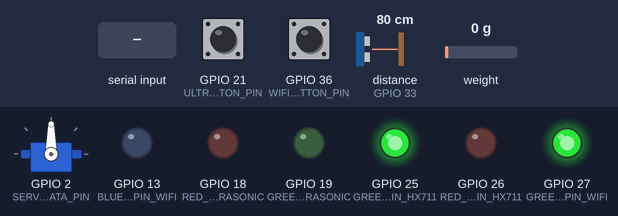
Bench run of a sketch on a simulated ESP32. Parts: servo, output pins drawn as LEDs (lit = HIGH). The test bench sets the inputs (shaded band); at power-on: GPIO 36 (WIFI_BUTTON_PIN) LOW, weight on the scale 0 g, GPIO 21 (ULTRASONIC_BUTTON_PIN) LOW, distance to the obstacle (sensor on GPIO 33) 80 cm. The echo pulse lasts 58.3 µs per cm; WiFi joins after 1.5 s; servers stay silent unless stated; the local clock reads 2024-03-15 10:24:30 at power-on unless the sketch sets it; storage starts empty; EEPROM starts erased; what the sketch prints to the serial monitor is not drawn.

Above: at 5.4 s.
5.5 s: GPIO 36 (WIFI_BUTTON_PIN) pulled HIGH for 1 s
At 5.68 s:
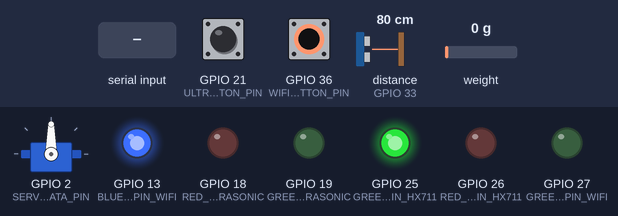
8.5 s: weight on the scale set to 100 g
At 9.7 s:
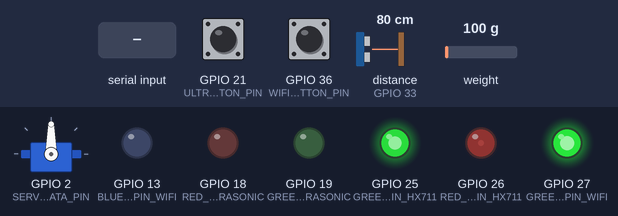
10.0 s: "t90\n" received over Serial
At 11.2 s:
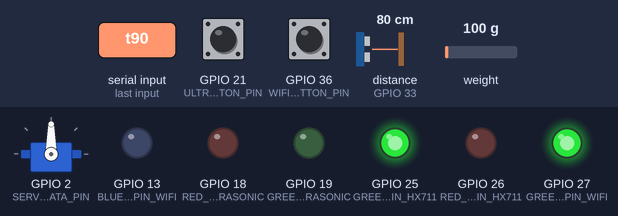
11.5 s: GPIO 21 (ULTRASONIC_BUTTON_PIN) pulled HIGH for 1 s
At 12.9 s:
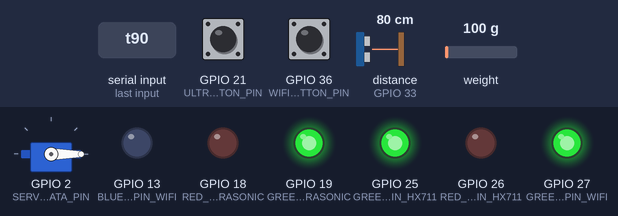
15.5 s: GPIO 36 (WIFI_BUTTON_PIN) pulled HIGH for 0.15 s
At 15.68 s:
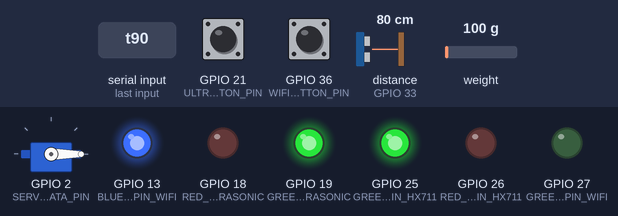
17.3 s: weight on the scale set to 1250 g
At 18.5 s:
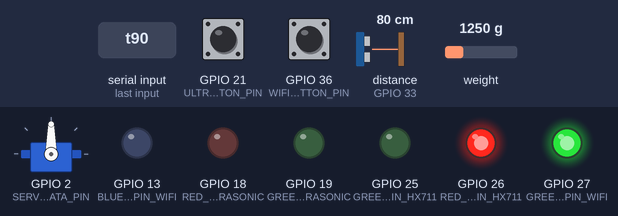
Timing chart, 0 to 19.8 s (numbered marks = the images above; inputs shaded):
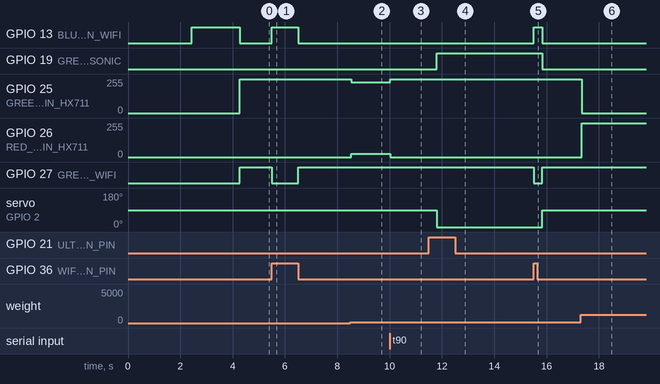

The sketch:

automated_trashcan.ino
```cpp
  /*/////////////////////////////////////////////////////////////////////////////
  Automated Trashcan with Weight Sensing and Notification System
  Team Name: [BSCPE 3B - Group 1] - BISU - Main Campus - Batch 2020-2024
  Description:
    This code is for an ESP32-based automated trashcan with weight sensing, proximity detection,
    and notification system. The device utilizes a load cell to measure the weight of the trashcan
    and a proximity sensor to detect the presence of a person approaching the trashcan. When the weight
    does not exceeds a preset threshold and a person is detected nearby, the trashcan automatically opens for
    a designated time period, allowing the person to dispose of the trash. Real-time notifications are
    sent to a designated user to indicate when the trashcan needs to be emptied or if any issues occur.
    The device connects to a WiFi network using WiFi Manager, providing a web portal for easy configuration
    of custom parameters. The configuration data is saved and loaded from a JSON file stored in the SPIFFS
    filesystem. The code is developed using the Arduino IDE and is compatible with ESP32 boards.

  Team Members:

      [Kenneth Harold Panis]
      [Hannah Mae Mascardo]
      [Daisy Marie Bernante]

  Date: [May 2023]
  https://github.com/Ephemerish/Automated-Trashcan-with-Weight-Sensing-and-Notification-System
  */////////////////////////////////////////////////////////////////////////////

  // Libraries
  #include <ESP32Servo.h>
  #include <NewPing.h>
  #include <HX711_ADC.h>
  #include <EEPROM.h>
  #include <WiFi.h>
  #include <FS.h>
  #include <SPIFFS.h>
  #include <WiFiManager.h>
  #include <ArduinoJson.h>
  #include <WiFiClientSecure.h>
  #include <UniversalTelegramBot.h>

  // Telegram BOT Token (Get from Botfather)
  #define BOT_TOKEN "6157153234:AAHFHKeJUN85OZk-eQGXanOQNe8TalouppQ"
  #define CHAT_ID "YOUR_TELEGRAM_CHAT_ID"
  // Wifi manager (Storage File Name)
  #define JSON_CONFIG_FILE "/test_config.json"

  void saveConfigFile();
  bool loadConfigFile();
  void saveConfigCallback();
  void configModeCallback(WiFiManager *myWiFiManager);

  // Pin Definitions
  const int ULTRASONIC_TRIGGER_PIN = 32;
  const int ULTRASONIC_ECHO_PIN = 33;
  const int ULTRASONIC_BUTTON_PIN = 21;
  const int BUTTON_TRIGGER_PIN = 5;
  const int HX711_DOUT_PIN = 17;
  const int HX711_SCK_PIN = 16;
  const int GREEN_LED_PIN_ULTRASONIC = 19;
  const int RED_LED_PIN_ULTRASONIC = 18;
  const int GREEN_LED_PIN_HX711 = 25;
  const int RED_LED_PIN_HX711 = 26;
  const int SERVO_DATA_PIN = 2;
  const int GREEN_LED_PIN_WIFI = 27;
  const int BLUE_LED_PIN_WIFI = 13;
  const int RED_LED_PIN_WIFI = 14;
  const int WIFI_BUTTON_PIN = 36;

  // Constants
  const int MAX_DISTANCE = 200; // centimeters
  const float WEIGHT_THRESHOLD = 1000.0; // grams
  const unsigned long INTERVAL_MS = 0; // milliseconds
  const int CALIBRATION_EEPROM_ADDRESS = 0;
  const unsigned long LONG_PRESS_THRESHOLD = 300; // milliseconds
  const int OPEN_SERVO_ANGLE = 0; // degrees
  const int CLOSE_SERVO_ANGLE = 90; // degrees
  const int timeout = 60; // seconds to run for

  // Variables
  char testString[50] = "Wala diri Wala didto";
  int testNumber = 420;
  unsigned long buttonPressStartTime = 0;
  unsigned long buttonReleaseTime = 0;
  unsigned long currentHX711Millis = 0;
  unsigned long previousHX711Millis = 0;
  float calibrationValue = 696.0;
  bool isULTRASONICRedLedOn = false;
  bool isButtonPressed = false;
  bool isLongPressActive = false;
  bool isReleaseActive = false;
  bool newDataReady = false;
  bool tareComplete = false;
  bool weightExceededThreshold = false;
  // Flag for saving WiFi Manager data
  bool shouldSaveConfig = true;
  // Change to true when testing to force configuration every time we run
  bool forceConfig = false;

  // Objects/Instances
  WiFiClientSecure secured_client;
  WiFiManager wm;
  Servo servoMotor;
  UniversalTelegramBot bot(BOT_TOKEN, secured_client);
  NewPing ultrasonicSensor(ULTRASONIC_TRIGGER_PIN, ULTRASONIC_ECHO_PIN, MAX_DISTANCE);
  HX711_ADC loadCell(HX711_DOUT_PIN, HX711_SCK_PIN);

  void setup() {
    Serial.begin(57600);
    // Initialize pins
    pinMode(RED_LED_PIN_ULTRASONIC, OUTPUT);
    pinMode(GREEN_LED_PIN_ULTRASONIC, OUTPUT);
    pinMode(RED_LED_PIN_HX711, OUTPUT);
    pinMode(GREEN_LED_PIN_HX711, OUTPUT);
    pinMode(BUTTON_TRIGGER_PIN, OUTPUT);
    pinMode(GREEN_LED_PIN_WIFI, OUTPUT);
    pinMode(BLUE_LED_PIN_WIFI, OUTPUT);
    pinMode(GREEN_LED_PIN_WIFI, OUTPUT);
    pinMode(ULTRASONIC_BUTTON_PIN, INPUT);
    pinMode(WIFI_BUTTON_PIN, INPUT);

    servoMotor.attach(SERVO_DATA_PIN, 500, 2500);

    // Initialize load cell
    loadCell.begin();
    #if defined(ESP8266) || defined(ESP32)
    EEPROM.begin(512);
    #endif
    EEPROM.get(CALIBRATION_EEPROM_ADDRESS, calibrationValue);
    unsigned long stabilizingTime = 2000;
    bool doTare = true;
    loadCell.start(stabilizingTime, doTare);

    // Check for tare timeout
    if (loadCell.getTareTimeoutFlag()) {
      Serial.println("Timeout, check MCU > HX711 wiring and pin designations");
      while (1);
    } else {
      loadCell.setCalFactor(calibrationValue);
      Serial.println("Startup is complete");
    }

    //WIFI MANAGER SETUP
    bool spiffsSetup = loadConfigFile();
    if (!spiffsSetup) {
      Serial.println(F("Forcing config mode as there is no saved config"));
      forceConfig = true;
    }
    // Explicitly set WiFi mode
    WiFi.mode(WIFI_STA);
    Serial.println("\n Wifi Setup");

    delay(10);

    digitalWrite(BLUE_LED_PIN_WIFI, false);
    digitalWrite(RED_LED_PIN_WIFI, false);
    digitalWrite(GREEN_LED_PIN_WIFI, false);
    digitalWrite(BLUE_LED_PIN_WIFI, true);

    // Reset settings (only for development)
    // wm.resetSettings();

    // set configportal timeout
    secured_client.setCACert(TELEGRAM_CERTIFICATE_ROOT); // Add root certificate for api.telegram.org
    wm.setConfigPortalTimeout(timeout);
    wm.setConnectTimeout(15);
    // Set config save notify callback
    wm.setSaveConfigCallback(saveConfigCallback);
    // Set callback that gets called when connecting to previous WiFi fails, and enters Access Point mode
    wm.setAPCallback(configModeCallback);
    // Custom elements
    // Text box (String) - 50 characters maximum
    WiFiManagerParameter custom_text_box("key_text", "Device Location", testString, 50);
    // Need to convert numerical input to string to display the default value.
    char convertedValue[6];
    sprintf(convertedValue, "%d", testNumber);
    // Text box (Number) - 7 characters maximum
    WiFiManagerParameter custom_text_box_num("key_num", "Identification Number", convertedValue, 7);
    // Add all defined parameters
    wm.addParameter(&custom_text_box);
    wm.addParameter(&custom_text_box_num);

    if (forceConfig)
    // Run if we need a configuration
    {
      if (!wm.startConfigPortal("Trash_Bin_AP", "password")) {
        digitalWrite(BLUE_LED_PIN_WIFI, false);
        digitalWrite(RED_LED_PIN_WIFI, true);
        Serial.println("failed to connect and hit timeout");
        delay(3000);
        // if we still have not connected restart and try all over again
        Serial.println("Restarting");
        ESP.restart();
        delay(5000);
      }
    } else {
      if (!wm.autoConnect("Trash_Bin_AP", "password")) {
        digitalWrite(BLUE_LED_PIN_WIFI, false);
        digitalWrite(RED_LED_PIN_WIFI, true);
        Serial.println("failed to connect and hit timeout");
        delay(3000);
        // if we still have not connected restart and try all over again
        Serial.println("Restarting");
        ESP.restart();
        delay(5000);
      }
    }

    // If we get here, we are connected to the WiFi
    Serial.println("");
    Serial.println("WiFi connected");
    Serial.print("IP address: ");
    Serial.println(WiFi.localIP());

    // Lets deal with the user config values

    // Copy the string value
    strncpy(testString, custom_text_box.getValue(), sizeof(testString));
    Serial.print("testString: ");
    Serial.println(testString);

    //Convert the number value
    testNumber = atoi(custom_text_box_num.getValue());
    Serial.print("testNumber: ");
    Serial.println(testNumber);

    // Save the custom parameters to FS
    if (shouldSaveConfig) {
      saveConfigFile();
    }

    //bot Setup
    Serial.print("Retrieving time: ");
    configTime(0, 0, "pool.ntp.org"); // get UTC time via NTP
    time_t now = time(nullptr);
    while (now < 24 * 3600)
    {
      Serial.print(".");
      delay(100);
      now = time(nullptr);
    }
    Serial.println(now);

    bot.sendMessage(CHAT_ID, String("A Device Started up! ") + String("Trash bin with an ID of ") + String(testNumber) + String(" located at ") + String(testString) + String(" is now active!"), "");

    //////////////////////////////////////////////
    digitalWrite(BLUE_LED_PIN_WIFI, false);
    digitalWrite(RED_LED_PIN_WIFI, false);
    digitalWrite(GREEN_LED_PIN_WIFI, true);

    Serial.println("\n Device Starting...");
  }

  void loop() {
    // Ultrasonic Sensor Code
    unsigned int distance = ultrasonicSensor.ping_cm();
    if (distance != 0 && distance != NO_ECHO) {
      Serial.print("Distance: ");
      Serial.print(distance);
      Serial.println(" cm");
    } else {
      Serial.println("Error: No echo");
    }

    // Control trigger pin based on distance
    if (distance <= 20) {
      digitalWrite(BUTTON_TRIGGER_PIN, HIGH);
    } else {
      digitalWrite(BUTTON_TRIGGER_PIN, LOW);
    }

    // Button and LED (Ultrasonic) Code
    if (digitalRead(ULTRASONIC_BUTTON_PIN)) {
      if (!isButtonPressed) {
        isButtonPressed = true;
        buttonPressStartTime = millis();
      }

      if ((millis() - buttonPressStartTime > LONG_PRESS_THRESHOLD) && !isLongPressActive && !weightExceededThreshold) {
        isLongPressActive = true;
        servoMotor.write(OPEN_SERVO_ANGLE);
        isULTRASONICRedLedOn = !isULTRASONICRedLedOn;
        digitalWrite(GREEN_LED_PIN_ULTRASONIC, isULTRASONICRedLedOn);
        buttonPressStartTime = 0;
      }
    } else {
      if (isButtonPressed) {
        if (isLongPressActive) {
          isReleaseActive = true;
          buttonReleaseTime = millis();
          Serial.println(buttonReleaseTime);
        } else {
          // Do something for short press here
        }
        isButtonPressed = false;
      }

      if (isReleaseActive && (millis() - buttonReleaseTime > 3000)) {
        isLongPressActive = false;
        isReleaseActive = false;
        isULTRASONICRedLedOn = !isULTRASONICRedLedOn;
        servoMotor.write(CLOSE_SERVO_ANGLE);
        digitalWrite(GREEN_LED_PIN_ULTRASONIC, isULTRASONICRedLedOn);
      }
    }

    // HX711 Code
    if (loadCell.update()) {
      newDataReady = true;
    }

    currentHX711Millis = millis();
    if (currentHX711Millis - previousHX711Millis >= INTERVAL_MS) {
      previousHX711Millis = currentHX711Millis;

      if (newDataReady) {
        float weight = loadCell.getData();
        weight = max(weight, 0.0f);
        Serial.print("Load_cell output val: ");
        Serial.println(weight);
        newDataReady = false;

        int brightness = map(weight, 0, WEIGHT_THRESHOLD, 0, 255);
        brightness = constrain(brightness, 0, 255);

        analogWrite(GREEN_LED_PIN_HX711, 255 - brightness);
        analogWrite(RED_LED_PIN_HX711, brightness);

        // Check if weight exceeds threshold
        if (weight > WEIGHT_THRESHOLD) {
          if (!weightExceededThreshold) {
            // First time weight exceeds threshold
            bot.sendMessage(CHAT_ID, "Trash Bin Alert! Trash bin with an ID of " + String(testNumber) + " located at " + String(testString)
              + " has exeeded the " + String(WEIGHT_THRESHOLD) + " grams Limit! Please Collect.", "");
            weightExceededThreshold = true;
            isLongPressActive = false;
            isReleaseActive = false;
            isULTRASONICRedLedOn = false;
            servoMotor.write(CLOSE_SERVO_ANGLE);
            digitalWrite(GREEN_LED_PIN_ULTRASONIC, isULTRASONICRedLedOn);
          }
        } else if (weight < WEIGHT_THRESHOLD*0.8) {
          // Weight goes down below 80% of the limit
          weightExceededThreshold = false;
          // Add any additional actions here
        }
      }
    }

    if (Serial.available() > 0) {
      char inByte = Serial.read();
      if (inByte == 't') {
        loadCell.tareNoDelay();
      }
    }

    tareComplete = loadCell.getTareStatus();
    if (tareComplete) {
      Serial.println("Tare complete");
    }

    // Read the state of the button
    // If the button is pressed
    if (digitalRead(WIFI_BUTTON_PIN)) {
      digitalWrite(BLUE_LED_PIN_WIFI, true);
      digitalWrite(GREEN_LED_PIN_WIFI, false);
      ////////////////////////////////////////////////
      //Reset Wifi Settings
      ////////////////////////////////////////////////
      // Reset settings (only for development)
      wm.resetSettings();
      // Set config save notify callback
      wm.setSaveConfigCallback(saveConfigCallback);
      // Set callback that gets called when connecting to previous WiFi fails, and enters Access Point mode
      wm.setAPCallback(configModeCallback);
      // Custom elements
      // Text box (String) - 50 characters maximum
      WiFiManagerParameter custom_text_box("key_text", "Device Location", testString, 50);
      // Need to convert numerical input to string to display the default value.
      char convertedValue[6];
      sprintf(convertedValue, "%d", testNumber);
      // Text box (Number) - 7 characters maximum
      WiFiManagerParameter custom_text_box_num("key_num", "Identification Number", convertedValue, 7);
      if (forceConfig)
      // Run if we need a configuration
      {
        if (!wm.startConfigPortal("Trash_Bin_AP", "password")) {
          digitalWrite(BLUE_LED_PIN_WIFI, false);
          digitalWrite(RED_LED_PIN_WIFI, true);
          Serial.println("failed to connect and hit timeout");
          delay(3000);
          // if we still have not connected restart and try all over again
          Serial.println("Restarting");
          ESP.restart();
          delay(5000);
        }
      } else {
        if (!wm.autoConnect("Trash_Bin_AP", "password")) {
          digitalWrite(BLUE_LED_PIN_WIFI, false);
          digitalWrite(RED_LED_PIN_WIFI, true);
          Serial.println("failed to connect and hit timeout");
          delay(3000);
          // if we still have not connected restart and try all over again
          Serial.println("Restarting");
          ESP.restart();
          delay(5000);
        }
      }

      // If we get here, we are connected to the WiFi
      Serial.println("");
      Serial.println("WiFi connected");
      Serial.print("IP address: ");
      Serial.println(WiFi.localIP());

      // Lets deal with the user config values

      // Copy the string value
      strncpy(testString, custom_text_box.getValue(), sizeof(testString));
      Serial.print("testString: ");
      Serial.println(testString);

      //Convert the number value
      testNumber = atoi(custom_text_box_num.getValue());
      Serial.print("testNumber: ");
      Serial.println(testNumber);

      // Save the custom parameters to FS
      if (shouldSaveConfig) {
        saveConfigFile();
      }

      //bot Setup
      Serial.print("Retrieving time: ");
      configTime(0, 0, "pool.ntp.org"); // get UTC time via NTP
      time_t now = time(nullptr);
      while (now < 24 * 3600)
      {
        Serial.print(".");
        delay(100);
        now = time(nullptr);
      }
      Serial.println(now);

      bot.sendMessage(CHAT_ID, String("A Device Started up! ") + String("Trash bin with an ID of ") + String(testNumber) + String(" located at ") + String(testString) + String(" is now active!"), "");

      ///////////////////////////////////////////
      digitalWrite(BLUE_LED_PIN_WIFI, false);
      digitalWrite(RED_LED_PIN_WIFI, false);
      digitalWrite(GREEN_LED_PIN_WIFI, true);
    }
  }

  void saveConfigFile()
  // Save Config in JSON format
  {
    Serial.println(F("Saving configuration..."));

    // Create a JSON document
    StaticJsonDocument<512> json;
    json["testString"] = testString;
    json["testNumber"] = testNumber;

    // Open config file
    File configFile = SPIFFS.open(JSON_CONFIG_FILE, "w");
    if (!configFile) {
      // Error, file did not open
      Serial.println("failed to open config file for writing");
    }

    // Serialize JSON data to write to file
    serializeJsonPretty(json, Serial);
    if (serializeJson(json, configFile) == 0) {
      // Error writing file
      Serial.println(F("Failed to write to file"));
    }
    // Close file
    configFile.close();
  }

  bool loadConfigFile()
  // Load existing configuration file
  {
    // Uncomment if we need to format filesystem
    // SPIFFS.format();

    // Read configuration from FS json
    Serial.println("Mounting File System...");

    // May need to make it begin(true) first time you are using SPIFFS
    if (SPIFFS.begin(false) || SPIFFS.begin(true)) {
      Serial.println("mounted file system");
      if (SPIFFS.exists(JSON_CONFIG_FILE)) {
        // The file exists, reading and loading
        Serial.println("reading config file");
        File configFile = SPIFFS.open(JSON_CONFIG_FILE, "r");
        if (configFile) {
          Serial.println("Opened configuration file");
          StaticJsonDocument<512> json;
          DeserializationError error = deserializeJson(json, configFile);
          serializeJsonPretty(json, Serial);
          if (!error) {
            Serial.println("Parsing JSON");

            strcpy(testString, json["testString"]);
            testNumber = json["testNumber"].as<int>();

            return true;
          } else {
            // Error loading JSON data
            Serial.println("Failed to load json config");
          }
        }
      }
    } else {
      // Error mounting file system
      Serial.println("Failed to mount FS");
    }

    return false;
  }

  void saveConfigCallback()
  // Callback notifying us of the need to save configuration
  {
    Serial.println("Should save config");
    shouldSaveConfig = true;
  }

  void configModeCallback(WiFiManager *myWiFiManager)
  // Called when config mode launched
  {
    Serial.println("Entered Configuration Mode");

    Serial.print("Config SSID: ");
    Serial.println(myWiFiManager->getConfigPortalSSID());

    Serial.print("Config IP Address: ");
    Serial.println(WiFi.softAPIP());
  }
```

Measured:
- after the input at 5.5 s, GPIO 13 (BLUE_LED_PIN_WIFI): LOW → HIGH at once, → LOW 1.0 s later; GPIO 27 (GREEN_LED_PIN_WIFI): HIGH → LOW at once, → HIGH 1.0 s later
- after the input at 8.5 s, GPIO 25 (GREEN_LED_PIN_HX711): 255/255 → 230/255 at once; GPIO 26 (RED_LED_PIN_HX711): 0/255 → 25/255 at once
- after the input at 10.0 s, GPIO 25 (GREEN_LED_PIN_HX711): 230/255 → 255/255 at once; GPIO 26 (RED_LED_PIN_HX711): 25/255 → 0/255 at once
- after the input at 11.5 s, GPIO 19 (GREEN_LED_PIN_ULTRASONIC): LOW → HIGH after 0.31 s; servo on GPIO 2 (SERVO_DATA_PIN): 90° → 0° after 0.31 s
- after the input at 15.5 s, GPIO 13 (BLUE_LED_PIN_WIFI): LOW → HIGH at once, → LOW 0.33 s later; GPIO 19 (GREEN_LED_PIN_ULTRASONIC): HIGH → LOW after 0.34 s instead of 0.01 s; GPIO 27 (GREEN_LED_PIN_WIFI): HIGH → LOW at once, → HIGH 0.33 s later; servo on GPIO 2 (SERVO_DATA_PIN): 0° → 90° after 0.34 s instead of 0.01 s
- after the input at 17.3 s, GPIO 25 (GREEN_LED_PIN_HX711): 255/255 → 0/255 at once; GPIO 26 (RED_LED_PIN_HX711): 0/255 → 255/255 at once
